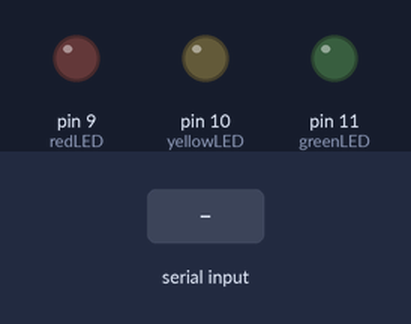
This sketch was run on a simulated Arduino Uno, built with avr-gcc and run on an emulated ATmega328P. Shown: output pins drawn as LEDs (lit = HIGH). The test bench sets the inputs (shaded band).

Above: at 1.2 s.
1.3 s: "L" received over Serial
At 2.3 s:
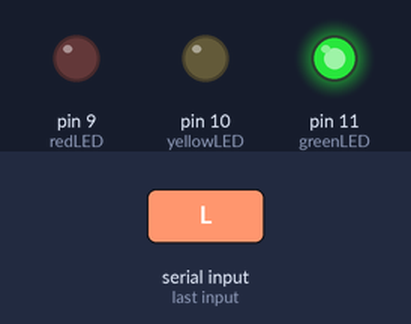
2.8 s: "M" received over Serial
At 3.5 s:
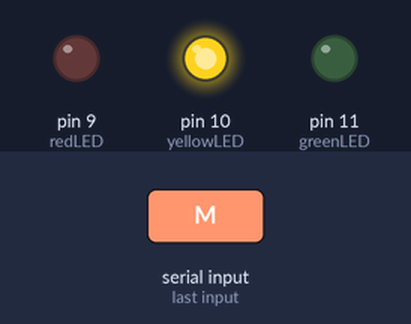
4.3 s: "H" received over Serial
At 4.6 s:
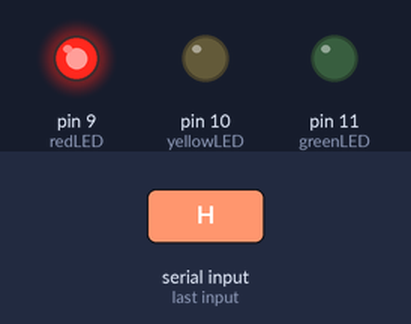
Timing chart, 0 to 7.3 s (numbered marks = the images above; inputs shaded):
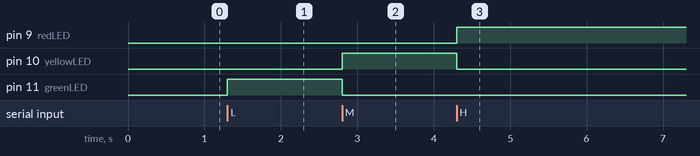

Measured:
- after the input at 1.3 s, pin 11 (greenLED): LOW → HIGH at once
- after the input at 2.8 s, pin 10 (yellowLED): LOW → HIGH at once; pin 11 (greenLED): HIGH → LOW at once
- after the input at 4.3 s, pin 9 (redLED): LOW → HIGH at once; pin 10 (yellowLED): HIGH → LOW at once

The sketch:

sketch_oct9b.ino
```cpp
// Project: Smart Traffic Manager - Visual Density Monitor
// Part A: Arduino Controller

// Define the pins for the LEDs
const int greenLED = 11; // Low density
const int yellowLED = 10; // Medium density
const int redLED = 9;   // High density

void setup() {
  // Start serial communication to listen for commands from the computer.
  // 9600 is the baud rate (data speed) - it must match the Python script.
  Serial.begin(9600);

  // Set the LED pins as outputs
  pinMode(greenLED, OUTPUT);
  pinMode(yellowLED, OUTPUT);
  pinMode(redLED, OUTPUT);
}

void loop() {
  // Check if there is any data available to read from the serial port
  if (Serial.available() > 0) {
    // Read the incoming character from the Python script
    char command = Serial.read();

    // --- DIGITAL LOGIC IMPLEMENTATION ---
    // This section acts like a set of logic gates. It checks for a specific input
    // and produces a specific output. Think of it as:
    // IF command IS 'L', THEN green_output IS HIGH.
    // IF command IS 'M', THEN yellow_output IS HIGH.
    // IF command IS 'H', THEN red_output IS HIGH.

    if (command == 'L') { // Low Density
      digitalWrite(greenLED, HIGH);
      digitalWrite(yellowLED, LOW);
      digitalWrite(redLED, LOW);
    }
    else if (command == 'M') { // Medium Density
      digitalWrite(greenLED, LOW);
      digitalWrite(yellowLED, HIGH);
      digitalWrite(redLED, LOW);
    }
    else if (command == 'H') { // High Density
      digitalWrite(greenLED, LOW);
      digitalWrite(yellowLED, LOW);
      digitalWrite(redLED, HIGH);
    }
  }
}
```
